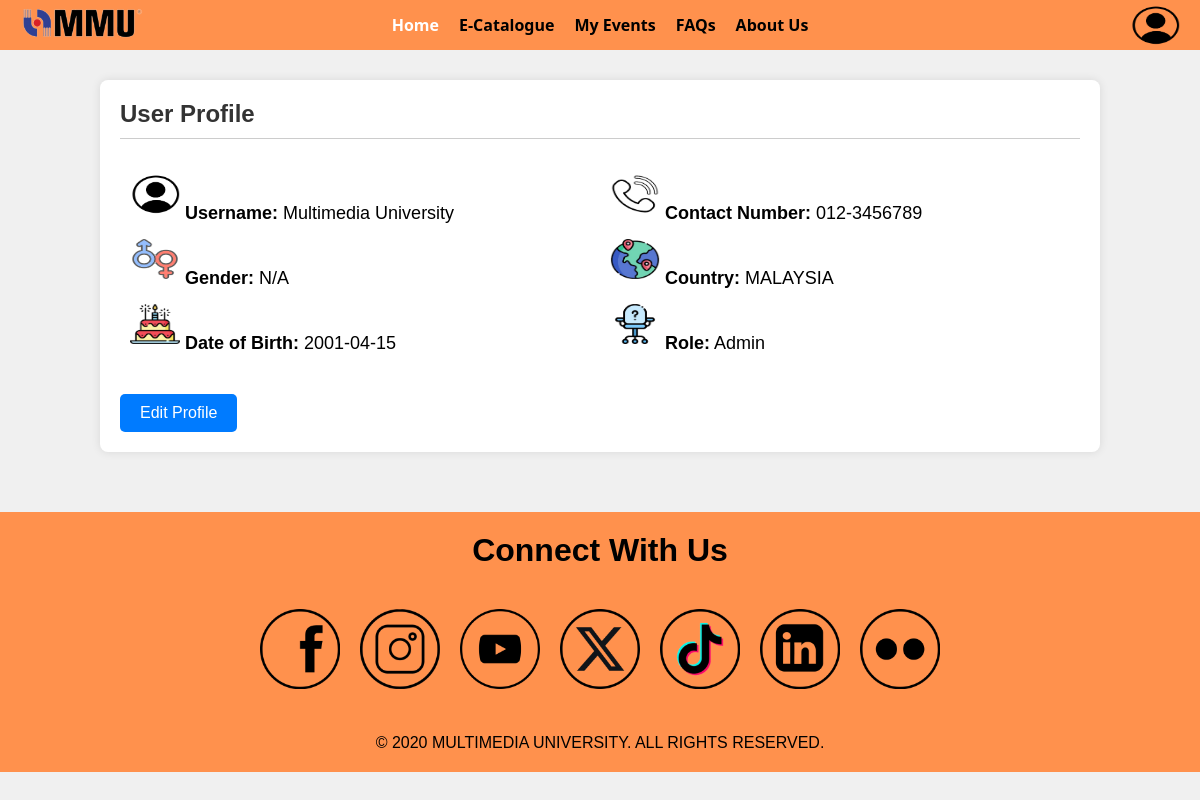
The app's page /profile.php (signed in) with its own data.
### tables this page shows
CREATE TABLE `user` (
  `userID` int(8) NOT NULL,
  `username` text NOT NULL,
  `password` text NOT NULL,
  `gender` text NOT NULL,
  `dateOfBirth` date NOT NULL,
  `email` text NOT NULL,
  `contactNum` varchar(20) NOT NULL,
  `country` text NOT NULL,
  `role` text NOT NULL,
  `applyHost` tinyint(1) NOT NULL DEFAULT 0
);

### trackRole.php (called while the page is built, shortened)
<?php
function getUserRole($userID) {
    $conn = OpenCon();
    $sql = "SELECT role FROM user WHERE userID = ?";
    $stmt = $conn->prepare($sql);
    $stmt->bind_param("s", $userID);
    $stmt->execute();
    $stmt->bind_result($role);
    return $role;
}
function checkUserRole() {
    if (isset($_SESSION['mySession'])) {
        $userID = $_SESSION['mySession'];
        return getUserRole($userID);
    }
    return null;
}
?>

### profile.php (the view, shortened to what this page needs)
<?php
require_once 'trackRole.php';
$userRole = checkUserRole();
if ($userRole == null) {
    header('Location: index.php');
    exit();
} else {
    $userId = $_SESSION['mySession'];
}
$conn = OpenCon();
$sql = "SELECT * FROM user WHERE userID = ?";
$stmt = $conn->prepare($sql);
$stmt->bind_param("i", $userId);
$stmt->execute();
$result = $stmt->get_result();
if ($result->num_rows > 0) {
    $row = $result->fetch_assoc();
    $username = htmlspecialchars($row['username']);
    $gender = htmlspecialchars($row['gender']);
    $dateOfBirth = htmlspecialchars($row['dateOfBirth']);
    $contactNum = htmlspecialchars($row['contactNum']);
    $country = htmlspecialchars($row['country']);
    $role = htmlspecialchars($row['role']);
} else {
    echo "User with ID $userId not found";
}
?>
<!DOCTYPE html>
<html lang="en">
<head>
    <link rel="stylesheet" href="css/resetStyle.css">
    <link rel="stylesheet" href="css/headerStyle.css">
    <link rel="stylesheet" href="css/footerStyle.css">
    <link rel="stylesheet" href="css/profile.css">
</head>
<body>
    <?php include 'header.php'; ?>
    <div class="profile-container">
        <h2>User Profile</h2>
        <hr>
        <div class="profile-row">
            <div class="left-column">
                <?php if (isset($username)) : ?>
                    <p><img src="images/profile.png" alt="Profile Icon" class="profile-icon"> <strong>Username:</strong> <?php echo $username; ?></p>
                <?php endif; ?>
                <?php if (isset($gender)) : ?>
                    <p><img src="images/profile/gender_icon.png" alt="Gender Icon" class="profile-icon"> <strong>Gender:</strong> <?php echo $gender; ?></p>
                <?php endif; ?>
                <?php if (isset($dateOfBirth)) : ?>
                    <p><img src="images/profile/birthday_icon.png" alt="Birthday Icon" class="profile-icon"> <strong>Date of Birth:</strong> <?php echo $dateOfBirth; ?></p>
                <?php endif; ?>
            </div>
            <div class="right-column">
                <?php if (isset($contactNum)) : ?>
                    <p><img src="images/profile/phone_icon.png" alt="Phone Icon" class="profile-icon"> <strong>Contact Number:</strong> <?php echo $contactNum; ?></p>
                <?php endif; ?>
                <?php if (isset($country)) : ?>
                    <p><img src="images/profile/country_icon.png" alt="Country Icon" class="profile-icon"> <strong>Country:</strong> <?php echo $country; ?></p>
                <?php endif; ?>
                <?php if (isset($role)) : ?>
                    <p><img src="images/profile/role_icon.png" alt="Role Icon" class="profile-icon"> <strong>Role:</strong> <?php echo $role; ?></p>
                <?php endif; ?>
            </div>
        </div>
        <a href="editProfile.php" class="edit-profile-button">Edit Profile</a>
    </div>
    <?php include 'footer.php'; ?>
</body>
</html>

### css/headerStyle.css (style rules this page uses)
.profile-icon { padding: 5px 0; height: 50px; }
.logo, .profile-icon { cursor: pointer; }

### css/profile.css (style rules this page uses)
body { font-family: Arial, sans-serif; background-color: #f0f0f0; margin: 0; padding: 0; font-size: 16px; }
.profile-container { background-color: #fff; max-width: 1000px; margin: 80px auto 60px auto; padding: 20px; border-radius: 8px; box-shadow: 0 0 10px rgba(0, 0, 0, 0.1); }
.profile-container h2 { color: #333; font-size: 24px; }
.profile-container hr { border: 0; border-top: 1px solid #ccc; margin: 10px 0; }
.profile-row { display: flex; flex-wrap: wrap; }
.left-column, .right-column { flex: 1; padding: 10px; }
.profile-container p { margin: 10px 0; font-size: 18px; }
.profile-container .edit-profile-button { display: inline-block; background-color: #007bff; color: #fff; text-decoration: none; padding: 10px 20px; border-radius: 5px; margin-top: 20px; transition: background-color 0.3s ease; font-size: 16px; }
.profile-icon { width: 50px; height: 50px; }

### records on screen
user: username "Multimedia University", gender "N/A", dateOfBirth "2001-04-15", contactNum "012-3456789", country "MALAYSIA", role "Admin"
